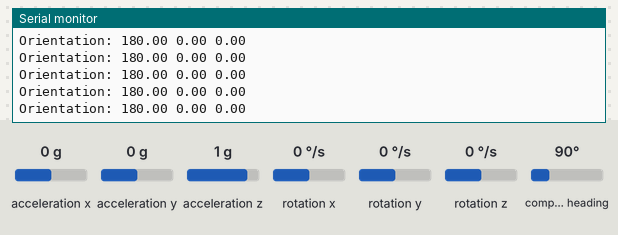
Simulated run of this sketch. Board: Arduino Nano 33 BLE. Shown: the last lines printed to the serial monitor. The inputs (shaded band) are chosen by the test bench; at power-on: acceleration x 0 g, acceleration y 0 g, acceleration z 1 g, rotation x 0 °/s, rotation y 0 °/s, rotation z 0 °/s, compass heading 90°.

Above: at 1.2 s.
1.3 s: acceleration x set to -1.4 g
At 2.1 s:
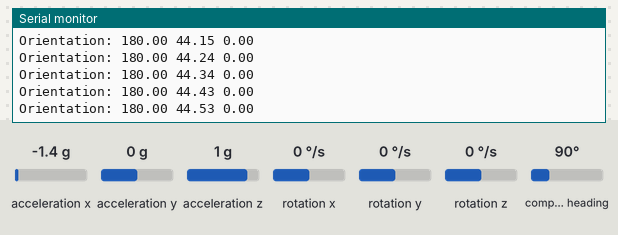
2.8 s: acceleration y set to -1.4 g
At 3.9 s:
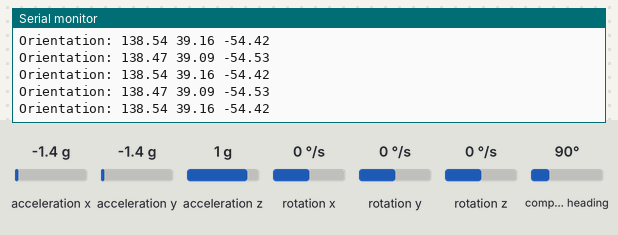
4.3 s: acceleration z set to -1.4 g
Timing chart, 0 to 4.8 s (numbered marks = the images above; inputs shaded):
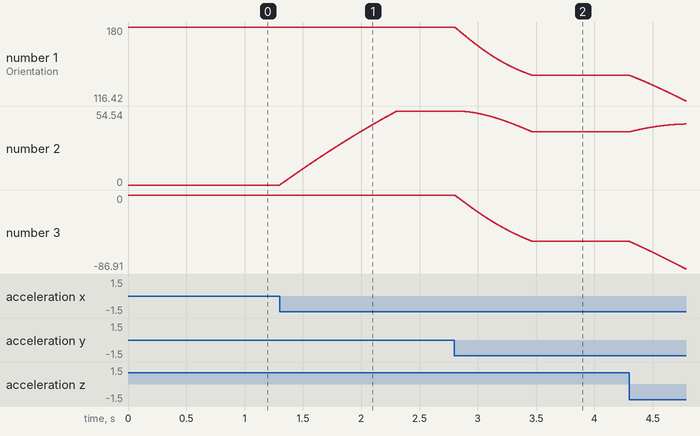

The sketch:

MadgwickIMU.ino
```cpp
// Basic Inertial Monitoring Unit (IMU) using Madgwick filter.
//
// To view this data, use the Arduino Serial Monitor to watch the
// scrolling angles, or run the OrientationVisualiser example in Processing.

//#include <NXPMotionSense.h>
#include <Arduino_LSM9DS1.h>
#include <MadgwickAHRS.h>
#include <Wire.h>
//#include <EEPROM.h>

Madgwick filter;

void setup() {
  Serial.begin(9600);

  while (!Serial);
  Serial.println("Started");

  if (!IMU.begin()) {
    Serial.println("Failed to initialize IMU!");
    while (1);
  }

  filter.begin(100);
}

void loop() {
  float ax, ay, az;
  float gx, gy, gz;
  float mx, my, mz;
  float roll, pitch, heading;

  if (IMU.accelerationAvailable()) {
    // Read the motion sensors
    //imu.readMotionSensor(ax, ay, az, gx, gy, gz, mx, my, mz);
    IMU.readAcceleration(ax, ay, az);
    IMU.readGyroscope(gx, gy, gz);
    IMU.readMagneticField(mx, my, mz);

    // Update the Madgwick filter
    filter.updateIMU(gx, gy, gz, ax, ay, az);
    //filter.update(gx, gy, gz, ax, ay, az, mx, my, mz);

    // print the heading, pitch and roll
    roll = filter.getRoll();
    pitch = filter.getPitch();
    heading = filter.getYaw();
    Serial.print("Orientation: ");
    Serial.print(heading);
    Serial.print(" ");
    Serial.print(pitch);
    Serial.print(" ");
    Serial.println(roll);
  }
}
```

Measured:
- after the input at 1.3 s, the serial monitor: prints a new line at once (image 1)
- plotted number 2: 0 → 54.44 after the input at 1.3 s
